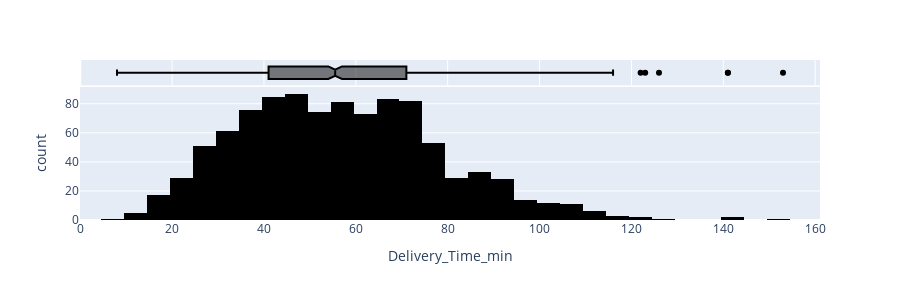

This figure's notebook cell:
### Code cell
fig2 = px.histogram(df, x= 'Delivery_Time_min',
                    color_discrete_sequence=['black'],
                   marginal='box',height=300)
fig2.show()

### Figure 1 — Plotly figure (JSON) as saved in the notebook; plotly's stock layout.template omitted (floating-point values rounded to 4 significant figures; data arrays with more than 128 entries replaced by an {"elided": "..."} marker saying what was removed)
{"data": [{"alignmentgroup": "True", "bingroup": "x", "hovertemplate": "Delivery_Time_min=%{x}<br>count=%{y}<extra></extra>", "legendgroup": "", "marker": {"color": "black", "pattern": {"shape": ""}}, "name": "", "offsetgroup": "", "orientation": "v", "showlegend": false, "type": "histogram", "x": {"elided": "1000 int values"}, "xaxis": "x", "yaxis": "y"}, {"alignmentgroup": "True", "hovertemplate": "Delivery_Time_min=%{x}<extra></extra>", "legendgroup": "", "marker": {"color": "black"}, "name": "", "notched": true, "offsetgroup": "", "showlegend": false, "type": "box", "x": {"elided": "1000 int values"}, "xaxis": "x2", "yaxis": "y2"}], "layout": {"barmode": "relative", "height": 300, "legend": {"tracegroupgap": 0}, "margin": {"t": 60}, "xaxis": {"anchor": "y", "domain": [0, 1], "title": {"text": "Delivery_Time_min"}}, "xaxis2": {"anchor": "y2", "domain": [0, 1], "matches": "x", "showgrid": true, "showticklabels": false}, "yaxis": {"anchor": "x", "domain": [0, 0.8316], "title": {"text": "count"}}, "yaxis2": {"anchor": "x2", "domain": [0.8416, 1], "matches": "y2", "showgrid": false, "showline": false, "showticklabels": false, "ticks": ""}}}
